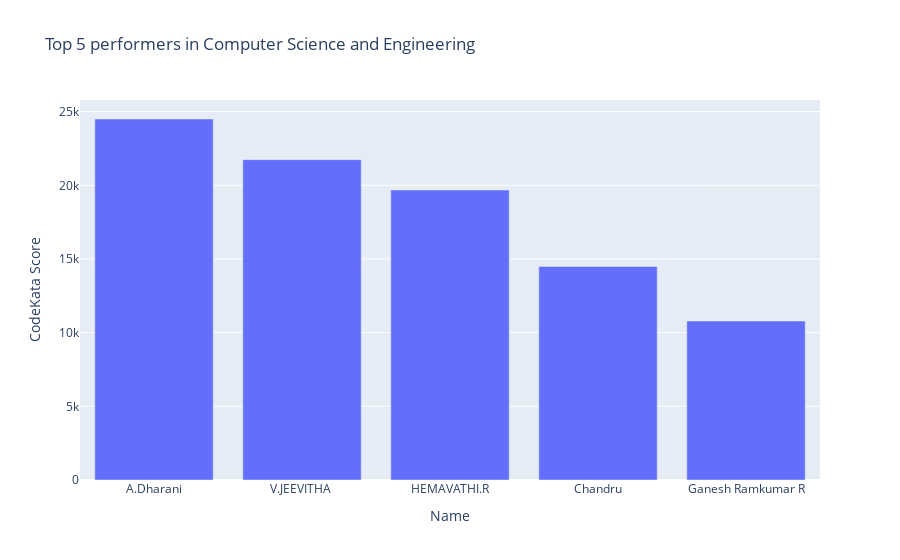

This figure's notebook cell:
### Markdown cell above
###### Department wise toppers (horizantal bar graph or any visual representations of your choice)

### Code cell
df5 = df3[df3['Department']=='Computer Science and Engineering']
df5 = df5.sort_values(by='CodeKata Score',ascending=False)
df5 = df5[:5]
fig = px.bar(df5,x='Name',y='CodeKata Score',title='Top 5 performers in Computer Science and Engineering')
fig.show()

### Figure 1 — Plotly figure (JSON) as saved in the notebook; plotly's stock layout.template omitted (floating-point values rounded to 4 significant figures)
{"data": [{"alignmentgroup": "True", "hovertemplate": "Name=%{x}<br>CodeKata Score=%{y}<extra></extra>", "legendgroup": "", "marker": {"color": "#636efa", "pattern": {"shape": ""}}, "name": "", "offsetgroup": "", "orientation": "v", "showlegend": false, "textposition": "auto", "type": "bar", "x": ["A.Dharani", "V.JEEVITHA ", "HEMAVATHI.R", "Chandru", "Ganesh Ramkumar R"], "xaxis": "x", "y": [24500, 21740, 19680, 14490, 10790], "yaxis": "y"}], "layout": {"barmode": "relative", "legend": {"tracegroupgap": 0}, "title": {"text": "Top 5 performers in Computer Science and Engineering"}, "xaxis": {"anchor": "y", "domain": [0, 1], "title": {"text": "Name"}}, "yaxis": {"anchor": "x", "domain": [0, 1], "title": {"text": "CodeKata Score"}}}}
